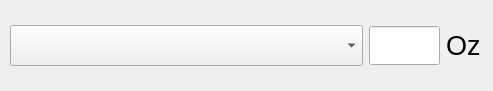
<?xml version="1.0" encoding="UTF-8"?>
<ui version="4.0">
 <class>ingredientItemWidget</class>
 <widget class="QWidget" name="ingredientItemWidget">
  <property name="geometry">
   <rect>
    <x>0</x>
    <y>0</y>
    <width>493</width>
    <height>91</height>
   </rect>
  </property>
  <property name="windowTitle">
   <string>Form</string>
  </property>
  <widget class="QWidget" name="layoutWidget">
   <property name="geometry">
    <rect>
     <x>10</x>
     <y>10</y>
     <width>471</width>
     <height>71</height>
    </rect>
   </property>
   <layout class="QHBoxLayout" name="horizontalLayout" stretch="5,1,1">
    <item>
     <widget class="QComboBox" name="comboBox">
      <property name="font">
       <font>
        <family>DejaVu Sans Mono</family>
        <pointsize>20</pointsize>
       </font>
      </property>
     </widget>
    </item>
    <item>
     <widget class="QLineEdit" name="lineEdit">
      <property name="sizePolicy">
       <sizepolicy hsizetype="Expanding" vsizetype="Maximum">
        <horstretch>0</horstretch>
        <verstretch>0</verstretch>
       </sizepolicy>
      </property>
      <property name="font">
       <font>
        <pointsize>20</pointsize>
       </font>
      </property>
      <property name="maxLength">
       <number>10</number>
      </property>
      <property name="frame">
       <bool>true</bool>
      </property>
      <property name="clearButtonEnabled">
       <bool>false</bool>
      </property>
     </widget>
    </item>
    <item>
     <widget class="QLabel" name="label">
      <property name="sizePolicy">
       <sizepolicy hsizetype="Maximum" vsizetype="Preferred">
        <horstretch>0</horstretch>
        <verstretch>0</verstretch>
       </sizepolicy>
      </property>
      <property name="font">
       <font>
        <pointsize>20</pointsize>
       </font>
      </property>
      <property name="text">
       <string>Oz</string>
      </property>
     </widget>
    </item>
   </layout>
  </widget>
 </widget>
 <resources/>
 <connections/>
</ui>
